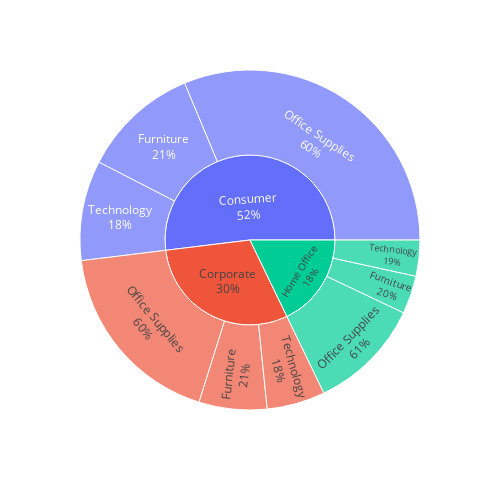

Notebook source saved alongside this figure:
### Code cell
import plotly.express as px

fig = px.sunburst(tmp, path=['Segment', 'Category'], values='Order ID',
                  color='Segment', width=500, height=500)
fig.update_traces(textinfo="label+percent parent")
fig.show()

### Figure 1 — Plotly figure (JSON) as saved in the notebook; plotly's stock layout.template omitted (floating-point values rounded to 4 significant figures)
{"data": [{"branchvalues": "total", "customdata": [["Consumer"], ["Corporate"], ["Home Office"], ["Consumer"], ["Corporate"], ["Home Office"], ["Consumer"], ["Corporate"], ["Home Office"], ["Consumer"], ["Corporate"], ["Home Office"]], "domain": {"x": [0, 1], "y": [0, 1]}, "hovertemplate": "labels=%{label}<br>Order ID=%{value}<br>parent=%{parent}<br>id=%{id}<br>Segment=%{customdata[0]}<extra></extra>", "ids": ["Consumer/Furniture", "Corporate/Furniture", "Home Office/Furniture", "Consumer/Office Supplies", "Corporate/Office Supplies", "Home Office/Office Supplies", "Consumer/Technology", "Corporate/Technology", "Home Office/Technology", "Consumer", "Corporate", "Home Office"], "labels": ["Furniture", "Furniture", "Furniture", "Office Supplies", "Office Supplies", "Office Supplies", "Technology", "Technology", "Technology", "Consumer", "Corporate", "Home Office"], "marker": {"colors": ["#636efa", "#EF553B", "#00cc96", "#636efa", "#EF553B", "#00cc96", "#636efa", "#EF553B", "#00cc96", "#636efa", "#EF553B", "#00cc96"]}, "name": "", "parents": ["Consumer", "Corporate", "Home Office", "Consumer", "Corporate", "Home Office", "Consumer", "Corporate", "Home Office", "", "", ""], "textinfo": "label+percent parent", "type": "sunburst", "values": [1113, 646, 362, 3127, 1820, 1079, 951, 554, 342, 5191, 3020, 1783]}], "layout": {"height": 500, "legend": {"tracegroupgap": 0}, "margin": {"t": 60}, "width": 500}}
